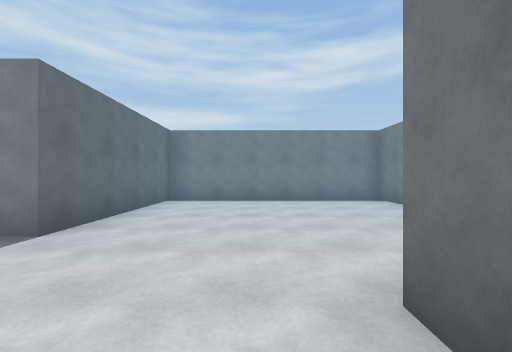
View 1 (above)

12 first-person views from a walk through a scene from a Unity 3-D project. The camera is 1.4 m above the floor, looks level and sees 90° across. The floor is counted in squares, 2 m on a side. Each view is taken from the middle of a square. On the plan, view 1 faces up. The plan holds only what a view shows up to about 9 squares ahead; the rest is blank. The player character is not drawn.

View 2
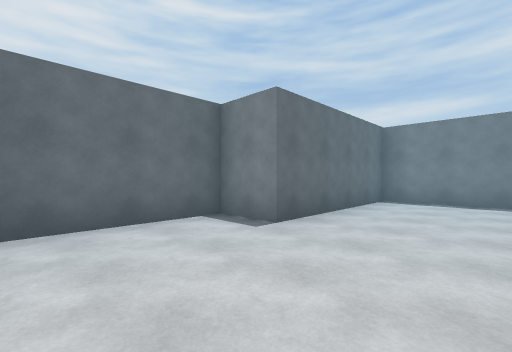

View 3
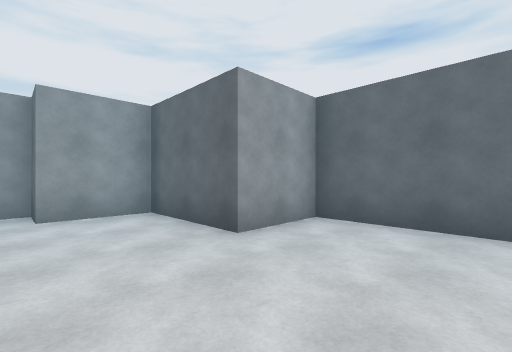

View 4
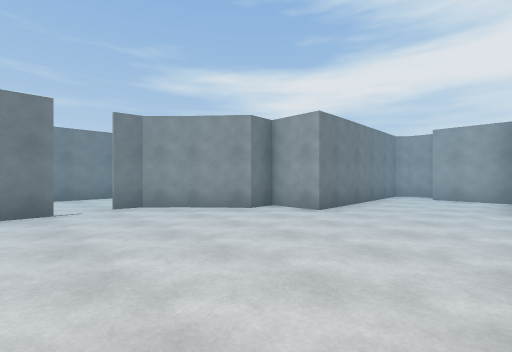

View 5
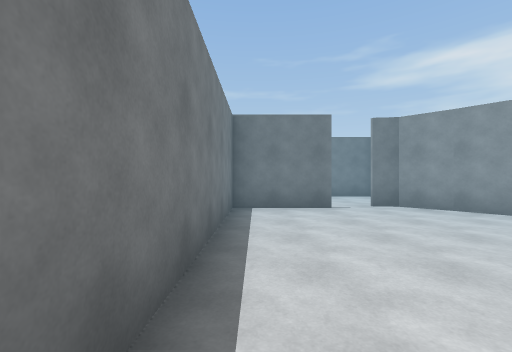

View 6
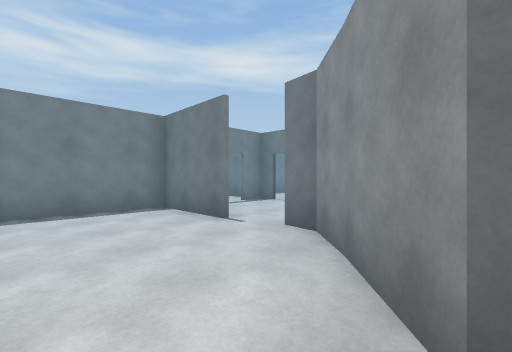

View 7
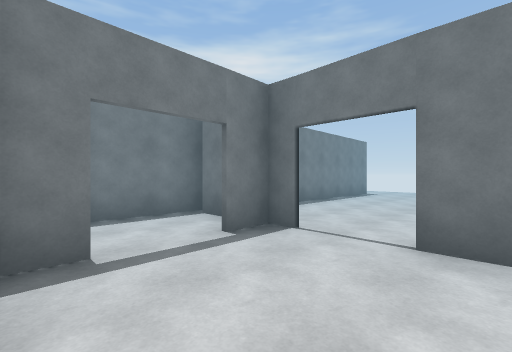

View 8
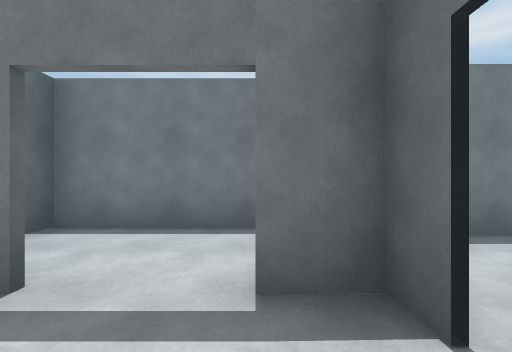

View 9
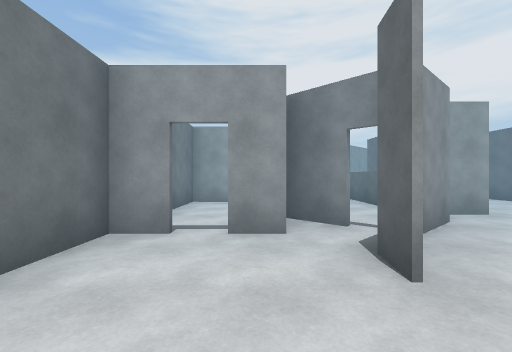

View 10
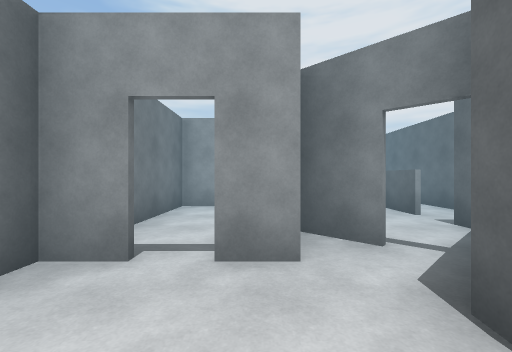

View 11
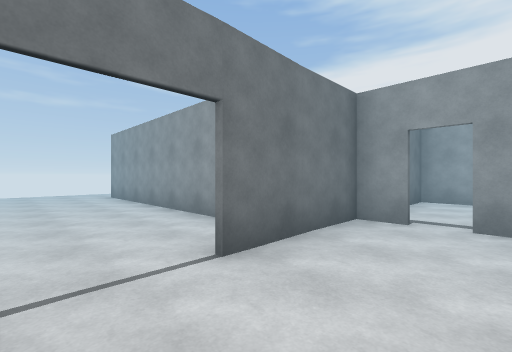

View 12
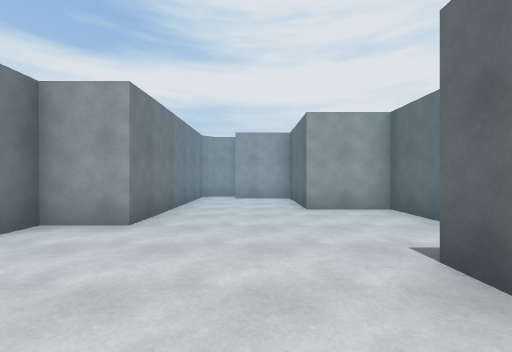

### Floor plan
Points are (right, up) in squares from view 1. A wall is a line through its corners. A room is listed if a view was taken in it or the views show most of it. See-through windows are left out.
Room 1 (views 1, 2, 3, 4, 5, 6, 12)
walls: (3.6, 5.2) (3.6, 7.6); (4.6, 7.5) (-2.5, 7.5) (-2.5, 2.9) (-3.8, 2.9) (-3.8, -0.4) (-2.1, -0.4) (-2.1, -2.9) (-0.4, -2.9); (-0.4, -3.8) (0.4, -3.8) (0.7, -3.6) (0.8, 1.4) (2.1, 1.4) (2, 2.1) (3.8, 3.6) (3.9, 4.4)
ways out: opening at (4, 5) to room 2
Room 2 (views 7, 8, 9, 10, 11)
walls: (6.9, 6.9) (6.9, 7.5) (6, 7.5); (4, 4.4) (3.9, 3.7); (6, 2.9) (6.9, 2.9); (4.6, 2.9) (5.4, 2.9); (6.7, -0.9) (6.8, 5.7)
ways out: opening at (4, 5) to room 1; opening at (5, 8) to room 3; opening at (7, 6.5)
Room 3 (no view inside)
walls: (6.9, 8.4) (6.9, 9.2); (7, 9.5) (3.2, 9.5) (3.2, 9)
ways out: opening at (5, 8) to room 2

Where each view was taken, in squares from view 1:
view 1: 0 up, 0 right, facing up
view 2: 0 up, 0 right, facing up-left
view 3: 2 up, 0 right, facing down-left
view 4: 6 up, 2 left, facing down-right
view 5: 7 up, 2 left, facing right
view 6: 2 up, 1 right, facing up-right
view 7: 5 up, 4 right, facing up-right
view 8: 6 up, 6 right, facing up
view 9: 6 up, 5 right, facing down
view 10: 5 up, 5 right, facing down
view 11: 7 up, 5 right, facing down-right
view 12: 5 up, 1 left, facing down
